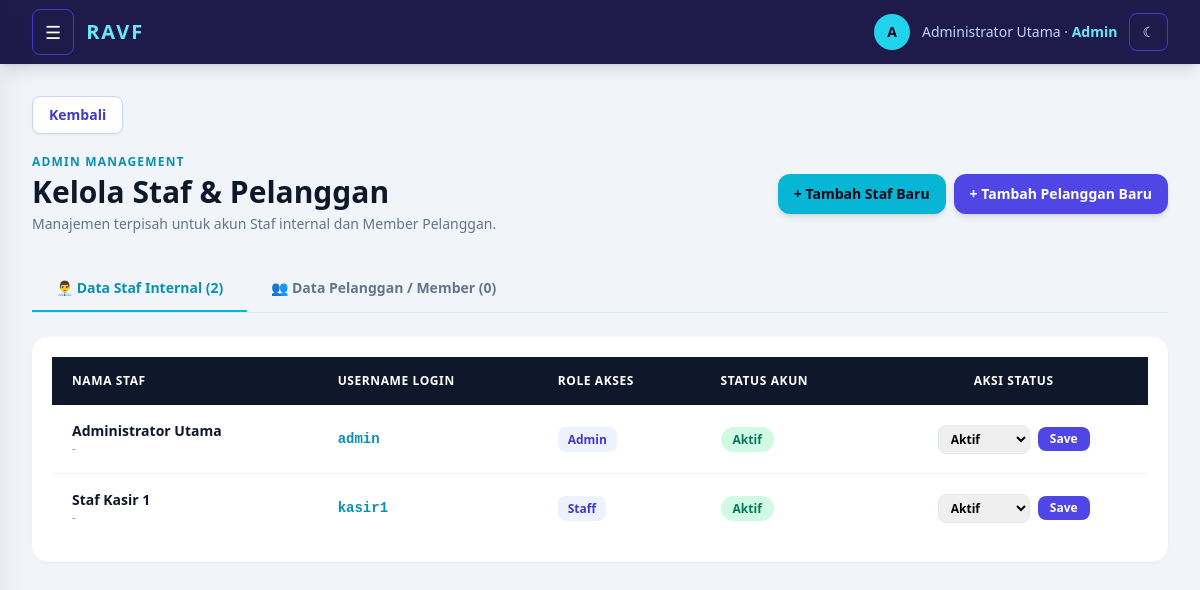
Page /kelola_karyawan.php (signed in) on the committed database.
### tables this page shows
CREATE TABLE users (
    id_user INT AUTO_INCREMENT PRIMARY KEY,
    nama VARCHAR(100) NOT NULL,
    username VARCHAR(50) NOT NULL UNIQUE,
    password VARCHAR(255) NOT NULL,
    role ENUM('Admin', 'Staff') NOT NULL DEFAULT 'Staff',
    no_hp VARCHAR(20) NULL,
    status ENUM('Aktif', 'Nonaktif') NOT NULL DEFAULT 'Aktif',
    foto_profil VARCHAR(255) NULL,
    created_at TIMESTAMP DEFAULT CURRENT_TIMESTAMP
);

### auth.php (called while the page is built, shortened)
<?php
function current_role(): string
{
    return $_SESSION['role'] ?? '';
}
function is_user(): bool
{
    return current_role() === 'User';
}
function e(?string $value): string
{
    return htmlspecialchars((string) $value, ENT_QUOTES, 'UTF-8');
}

### kelola_karyawan.php (the view, shortened to what this page needs)
<?php
require_once 'app_layout.php';
$active_tab = $_GET['tab'] ?? 'staf';
$staf_query = mysqli_query($koneksi, "SELECT id_user, nama, username, role, no_hp, status, created_at FROM users ORDER BY nama ASC");
$pelanggan_query = mysqli_query($koneksi, "SELECT id_pelanggan, nama, username, no_hp, alamat, poin_bonus, created_at FROM pelanggan ORDER BY nama ASC");
app_start('Kelola Staf & Pelanggan', 'employees');
?>
<div class="flex flex-wrap items-center justify-between gap-4">
    <div>
        <p class="text-xs font-black uppercase tracking-widest text-cyan-600">Admin Management</p>
        <h1 class="mt-1 text-3xl font-black text-slate-900 dark:text-white">Kelola Staf & Pelanggan</h1>
        <p class="mt-1 text-sm text-slate-500 dark:text-slate-400">Manajemen terpisah untuk akun Staf internal dan Member Pelanggan.</p>
    </div>
    <div class="flex flex-wrap gap-2">
        <button onclick="openModal('modal-staf')" class="rounded-xl bg-cyan-500 px-4 py-2.5 text-sm font-black text-slate-950 shadow-md transition hover:bg-cyan-400">
            + Tambah Staf Baru
        </button>
        <button onclick="openModal('modal-pelanggan')" class="rounded-xl bg-indigo-600 px-4 py-2.5 text-sm font-black text-white shadow-md transition hover:bg-indigo-500">
            + Tambah Pelanggan Baru
        </button>
    </div>
</div>
<div class="mt-8 flex border-b border-slate-200 dark:border-slate-700">
    <button onclick="switchTab('staf')" id="btn-tab-staf" class="tab-btn px-6 py-3 font-bold text-sm border-b-2 transition <?= $active_tab === 'staf' ? 'border-cyan-500 text-cyan-600 dark:text-cyan-400 font-black' : 'border-transparent text-slate-500 hover:text-slate-700 dark:text-slate-400' ?>">
        👨‍💼 Data Staf Internal (<?= mysqli_num_rows($staf_query); ?>)
    </button>
    <button onclick="switchTab('pelanggan')" id="btn-tab-pelanggan" class="tab-btn px-6 py-3 font-bold text-sm border-b-2 transition <?= $active_tab === 'pelanggan' ? 'border-cyan-500 text-cyan-600 dark:text-cyan-400 font-black' : 'border-transparent text-slate-500 hover:text-slate-700 dark:text-slate-400' ?>">
        👥 Data Pelanggan / Member (<?= mysqli_num_rows($pelanggan_query); ?>)
    </button>
</div>
<div id="section-staf" class="mt-6 <?= $active_tab === 'staf' ? '' : 'hidden' ?>">
    <div class="rounded-2xl bg-white p-5 shadow-sm dark:bg-slate-800">
        <div class="overflow-x-auto">
            <table class="w-full text-left text-sm">
                <thead class="bg-slate-900 text-xs uppercase tracking-wider text-white dark:bg-slate-950">
                    <tr>
                        <th class="px-5 py-4">Nama Staf</th>
                        <th class="px-5 py-4">Username Login</th>
                        <th class="px-5 py-4">Role Akses</th>
                        <th class="px-5 py-4">Status Akun</th>
                        <th class="px-5 py-4 text-center">Aksi Status</th>
                    </tr>
                </thead>
                <tbody class="divide-y divide-slate-100 dark:divide-slate-700">
                    <?php while ($staf = mysqli_fetch_assoc($staf_query)): ?>
                        <tr class="hover:bg-slate-50 dark:hover:bg-slate-700/50">
                            <td class="px-5 py-4 font-bold text-slate-900 dark:text-white">
                                <?= e($staf['nama']); ?>
                                <div class="text-xs text-slate-400 font-normal"><?= e($staf['no_hp'] ?: '-'); ?></div>
                            </td>
                            <td class="px-5 py-4 font-mono text-cyan-600 font-semibold dark:text-cyan-400"><?= e($staf['username']); ?></td>
                            <td class="px-5 py-4">
                                <span class="rounded-lg bg-indigo-50 px-2.5 py-1 text-xs font-bold text-indigo-700 dark:bg-indigo-950 dark:text-indigo-300">
                                    <?= e($staf['role']); ?>
                                </span>
                            </td>
                            <td class="px-5 py-4">
                                <span class="rounded-full px-3 py-1 text-xs font-bold <?= $staf['status'] === 'Aktif' ? 'bg-emerald-100 text-emerald-700 dark:bg-emerald-950 dark:text-emerald-300' : 'bg-slate-200 text-slate-600 dark:bg-slate-700 dark:text-slate-400'; ?>">
                                    <?= e($staf['status']); ?>
                                </span>
                            </td>
                            <td class="px-5 py-4 text-center">
                                <form method="POST" class="inline-flex items-center gap-2">
                                    <select name="status" class="rounded-lg border border-slate-200 px-2 py-1 text-xs font-bold dark:bg-slate-900">
                                        <option value="Aktif" <?= $staf['status'] === 'Aktif' ? 'selected' : ''; ?>>Aktif</option>
                                    </select>
                                    <button class="rounded-lg bg-indigo-600 px-3 py-1 text-xs font-bold text-white hover:bg-indigo-500">Save</button>
                                </form>
                            </td>
                        </tr>
                    <?php endwhile; ?>
                </tbody>
            </table>
        </div>
    </div>
</div>
<?php app_end(); ?>

### app_layout.php (shortened to what this page needs)
<?php
require_once 'auth.php';
function app_start(string $title, string $active = ''): void
{
    global $koneksi;
    $role = current_role();
    $home = is_user() ? 'customer_dashboard.php' : 'dashboard.php';
    $display_name = $_SESSION['nama'] ?? 'Pengguna';
    $profile_photo = '';
    $user_id = (int) ($_SESSION['user_id'] ?? 0);
    if (is_user()) {
        $res = @mysqli_query($koneksi, "SELECT foto_profil FROM pelanggan WHERE id_pelanggan = {$user_id} LIMIT 1");
        if ($res && $data = mysqli_fetch_assoc($res)) {
            $profile_photo = $data['foto_profil'] ?? '';
        }
    } else {
        $res = @mysqli_query($koneksi, "SELECT foto_profil FROM users WHERE id_user = {$user_id} LIMIT 1");
        if ($res && $data = mysqli_fetch_assoc($res)) {
            $profile_photo = $data['foto_profil'] ?? '';
        }
    }
    $show_back = !in_array($active, ['dashboard', 'customer'], true);
    ?>
<!DOCTYPE html>
<html lang="id" data-theme="light">
<head>
    <script src="https://cdn.tailwindcss.com"></script>
    <link rel="stylesheet" href="https://unpkg.com/leaflet@1.9.4/dist/leaflet.css" />
</head>
<body class="min-h-screen bg-slate-100 transition-colors">
<header class="sticky top-0 z-30 bg-indigo-950 text-white shadow-lg">
    <div class="flex min-h-16 items-center justify-between gap-3 px-4 lg:px-8">
        <div class="flex items-center gap-3">
            <button id="sidebar-toggle" type="button" class="rounded-lg border border-indigo-700 px-3 py-2 text-lg hover:bg-indigo-800" aria-label="Buka menu">☰</button>
            <a href="<?= $home; ?>" class="text-xl font-black tracking-widest text-cyan-300">RAVF</a>
        </div>
        <div class="flex items-center gap-3 text-sm">
            <?php if ($profile_photo): ?>
                <img src="<?= e($profile_photo); ?>" alt="Foto profil" class="h-9 w-9 rounded-full object-cover ring-2 ring-cyan-300">
            <?php else: ?>
                <span class="flex h-9 w-9 items-center justify-center rounded-full bg-cyan-400 font-black text-slate-950"><?= e(strtoupper(substr($display_name, 0, 1))); ?></span>
            <?php endif; ?>
            <span class="hidden text-indigo-200 sm:inline"><?= e($display_name); ?> · <strong class="text-cyan-300"><?= e($role); ?></strong></span>
            <button id="theme-toggle" type="button" class="rounded-lg border border-indigo-700 px-3 py-2" aria-label="Ganti mode warna">☾</button>
        </div>
    </div>
</header>
<main class="mx-auto max-w-7xl px-4 py-8 lg:px-8">
    <?php if ($show_back): ?>
        <div class="mb-5">
            <a href="javascript:history.back()" class="inline-flex items-center justify-center rounded-lg border border-indigo-200 bg-white px-4 py-2 text-sm font-bold text-indigo-700 shadow-sm transition hover:border-cyan-400 hover:bg-cyan-50 hover:text-cyan-700">Kembali</a>
        </div>
    <?php endif; ?>
<?php
}
function app_end(): void
{
    ?>
</main>
</body>
</html>
<?php
}

### rows in the picture
users: nama "Administrator Utama", no_hp "-", username "admin", role "Admin", status "Aktif"
users: nama "Staf Kasir 1", no_hp "-", username "kasir1", role "Staff", status "Aktif"

### other values in the picture
substr($display_name, 0, 1) "A"
$display_name "Administrator Utama"
$role "Admin"
mysqli_num_rows($staf_query) "2"
mysqli_num_rows($pelanggan_query) "0"
